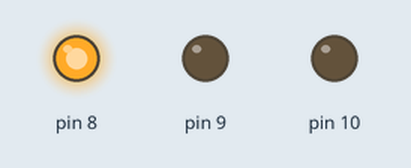
Recording of a sketch running on a simulated Arduino Uno, built with avr-gcc and run on an emulated ATmega328P. Parts: output pins drawn as LEDs (lit = HIGH).

Above: at 2.5 s.
At 7.5 s:
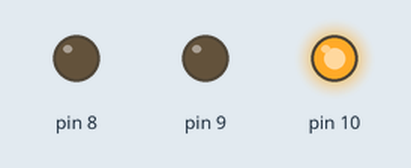
At 10.5 s:
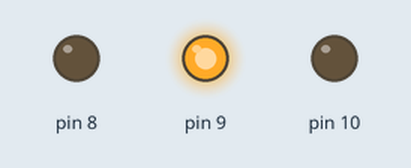
Timing chart, 0 to 14.3 s (numbered marks = the images above):
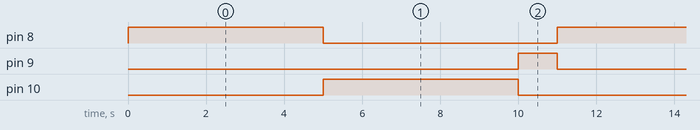

The sketch:

E27-traffic-light-step-1.ino
```cpp
// (licence header left out)
void setup()
{
  // Set pin 8 t/m 10 as output
  pinMode(8, OUTPUT);
  pinMode(9, OUTPUT);
  pinMode(10, OUTPUT);

  // Set all output to LOW in order to turn all LEDs off
  digitalWrite(8, LOW);
  digitalWrite(9, LOW);
  digitalWrite(10, LOW);
}

void loop()
{
  // Red
  digitalWrite(8, HIGH);
  delay(5000);
  digitalWrite(8, LOW);

  // Green
  digitalWrite(10, HIGH);
  delay(5000);
  digitalWrite(10, LOW);

  // Orange / Yellow
  digitalWrite(9, HIGH);
  delay(1000);
  digitalWrite(9, LOW);
}
```

Measured:
- by itself, pin 8, pin 10: alternates HIGH for 5.0 s and LOW for 6.0 s
- by itself, pin 9: alternates HIGH for 1.0 s and LOW for 10.0 s
- by itself, everything shown: repeats every 11.0 s, in 4 steps
